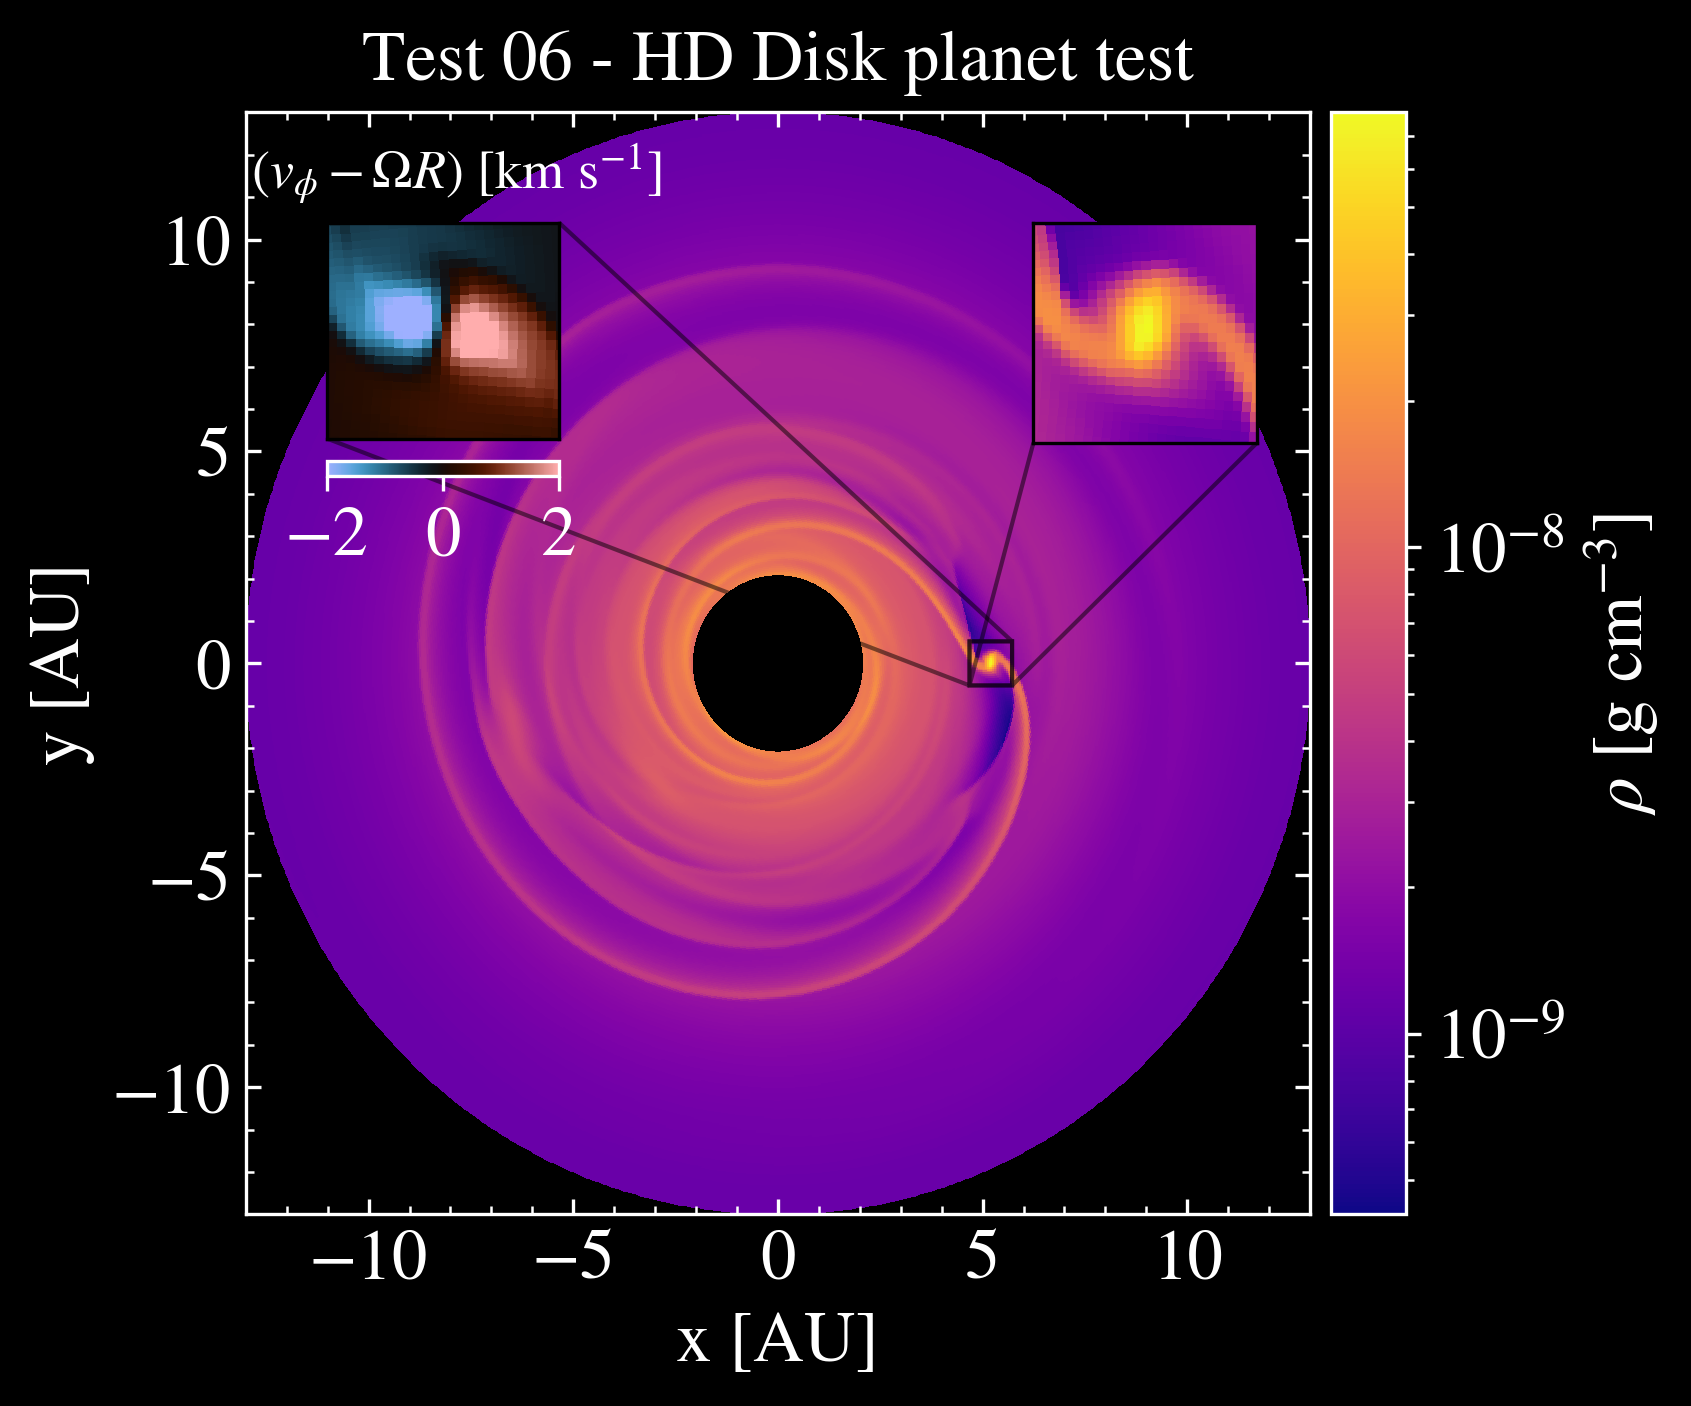

This chart was generated by the following Python code:
"""HD disk-planet test.

This test shows how to plot different 2D quantities from a test problem
in the same plot with two zooms.

The data are the ones obtained from the PLUTO test problem directory
$PLUTO_DIR/Test_Problems/HD/Disk_Planet (configuration 6).

Physical units are read automatically from the pluto.log file:
  - unit length   = 7.779e+13 cm  (~5.2 AU)
  - unit velocity = 2.085e+05 cm/s  (~2.09 km/s)
  - unit density  = 4.249e-09 g/cm³
  - unit time     = 3.732e+08 s  (~11.83 yr)

The data is loaded into a pload object D and the Image class is created.
The create_axes method is used here to make easier to associate the
zooms with the main plot. The display method is used to plot the density
(converted to g/cm³) in the main plot, while the zoom method is used to
create the two zooms.  The image is then saved and shown on screen.

Note that the second zoom requires the keyword ax to be passed to the
zoom method, in order to associate the zoom with main plot. The zoom
method is called twice, once for each zoom region. If no keyword ax was
passed, the second zoom would be associated as a zoom of the first zoom.
The second zoom is also plotted with a different variable with respect
to the main plot, to show the flexibility of the zoom method in plotting
different quantities in the same region.

"""

# Loading the relevant packages
import numpy as np

import pyPLUTO

# Set the relative path to the data folder
data_path = pyPLUTO.find_example("HD/Disk_Planet")

# Load data and attach physical units to density (auto-detected from pluto.log)
Data = pyPLUTO.Load(path=data_path, units="rho")

# Physical unit scales from the log
rho0 = float(Data.unit_base["UNIT_DENSITY"])  # g/cm³
l0 = float(Data.unit_base["UNIT_LENGTH"])  # cm
v0 = float(Data.unit_base["UNIT_VELOCITY"])  # cm/s

AU_cm = 1.495979e13  # 1 AU in cm
l0_au = l0 / AU_cm  # unit length in AU
v0_kms = v0 / 1e5  # unit velocity in km/s

# Creating the image and the subplot axes (to have two zoom simultaneously)
Image = pyPLUTO.Image(nwin=6, style="dark_background")
ax = Image.create_axes()

# Compute the disk Keplerian rotation speed (code units)
omega = 2.0 * np.pi / np.sqrt(Data.x1)

# Coordinates in AU and velocity perturbation in km/s
x1_au = Data.x1rc * l0_au
x2_au = Data.x2rc * l0_au
dv_kms = (Data.vx2 - omega[:, None]) * v0_kms

# Derived plot ranges and ticks in AU
zoom_x = [0.9 * l0_au, 1.1 * l0_au]
zoom_y = [-0.1 * l0_au, 0.1 * l0_au]

# Plotting the data (density in physical units g/cm³)
Image.display(
    np.asarray(Data.rho),
    x1=x1_au,
    x2=x2_au,
    cscale="log",
    cpos="right",
    clabel=r"$\rho$ [g cm$^{-3}$]",
    title="Test 06 - HD Disk planet test",
    vmin=0.1 * rho0,
    xtitle="x [AU]",
    ytitle="y [AU]",
    xticks=[-10, -5, 0, 5, 10],
    yticks=[-10, -5, 0, 5, 10],
    xrange=[-13, 13],
    yrange=[-13, 13],
)

# Zooming the planet region
Image.zoom(xrange=zoom_x, yrange=zoom_y, pos=[0.74, 0.95, 0.7, 0.9])
Image.zoom(
    var=dv_kms,
    xrange=zoom_x,
    yrange=zoom_y,
    pos=[0.07, 0.27, 0.67, 0.9],
    cpos="bottom",
    cmap="berlin",
    cscale="linear",
    vmin=-2,
    vmax=2,
    ax=0,
    title=r"  $(v_\phi - \Omega R)$ [km s$^{-1}$]",
    titlesize=13,
    cticks=[-2, 0, 2],
)

# Saving the image and showing the plots
Image.savefig("test06_diskplanet.png", script_relative=True)
# pyPLUTO.show()
